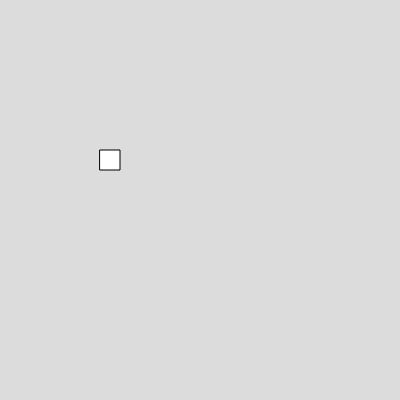
Frame 1 (no input)
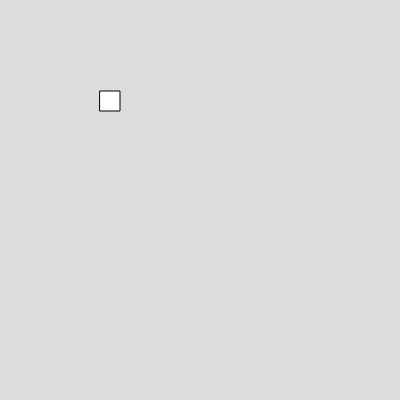
Frame 60 (no input)
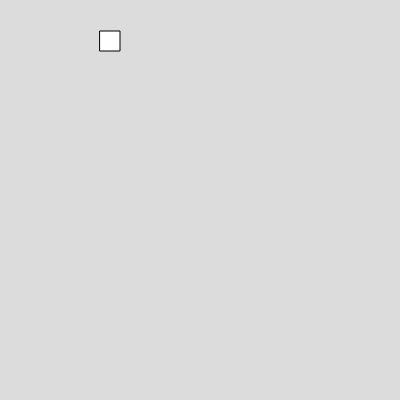
Frame 120 (the mouse pressed at the canvas centre since frame 60)

The p5.js sketch that drew these frames (run headless with seeded random() and noise() and a simulated clock; from frame 60 on, the mouse is pressed at the canvas centre):

// p5.js sketch
// ── sketch.js
var box;

function setup() 
{
  createCanvas(400, 400);
  box = new Box(100,150,20,20,2,1);


}

function draw() 
{
  background(220);
  box.show();
  box.moveup();




}


// ── box.js
class Box
  {
    constructor(x,y,w,h,vx,vy)
    {
      this.x =x;
      this.y =y;
      this.w =w;
      this.h = h;
      this.vx= vx;
      this.vy= vy;
    }
    
    show()
    {
      rect(this.x,this.y,this.w,this.h)
    }
    
    move()
    {
      this.x = this.x+this.vx;
    }


   moveup(){

  this.y = this.y-this.vy;




   }
  }

  
